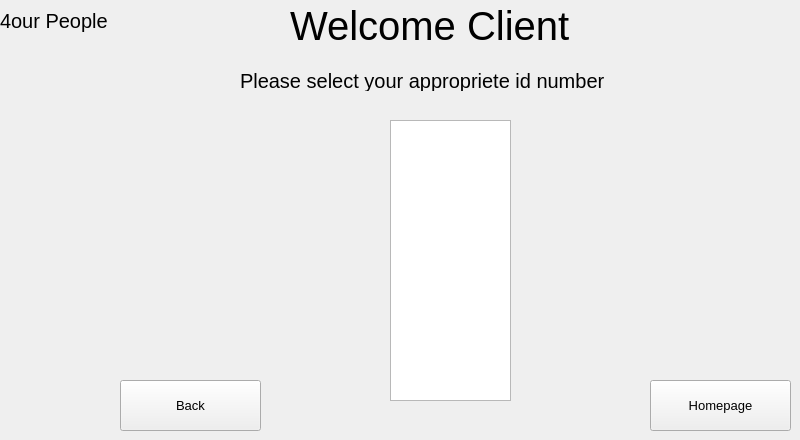
    <widget class="QWidget" name="page_17">
     <widget class="QLabel" name="label_156">
      <property name="geometry">
       <rect>
        <x>0</x>
        <y>0</y>
        <width>121</width>
        <height>41</height>
       </rect>
      </property>
      <property name="font">
       <font>
        <pointsize>15</pointsize>
       </font>
      </property>
      <property name="text">
       <string>4our People</string>
      </property>
     </widget>
     <widget class="QLabel" name="label_157">
      <property name="geometry">
       <rect>
        <x>290</x>
        <y>0</y>
        <width>321</width>
        <height>51</height>
       </rect>
      </property>
      <property name="font">
       <font>
        <pointsize>30</pointsize>
       </font>
      </property>
      <property name="text">
       <string>Welcome Client</string>
      </property>
     </widget>
     <widget class="QLabel" name="label_158">
      <property name="geometry">
       <rect>
        <x>240</x>
        <y>70</y>
        <width>421</width>
        <height>21</height>
       </rect>
      </property>
      <property name="font">
       <font>
        <pointsize>15</pointsize>
       </font>
      </property>
      <property name="text">
       <string>Please select your appropriete id number</string>
      </property>
     </widget>
     <widget class="QListView" name="listView_10">
      <property name="geometry">
       <rect>
        <x>390</x>
        <y>120</y>
        <width>121</width>
        <height>281</height>
       </rect>
      </property>
     </widget>
     <widget class="QPushButton" name="pushButton_88">
      <property name="geometry">
       <rect>
        <x>120</x>
        <y>380</y>
        <width>141</width>
        <height>51</height>
       </rect>
      </property>
      <property name="font">
       <font>
        <pointsize>10</pointsize>
       </font>
      </property>
      <property name="text">
       <string>Back</string>
      </property>
     </widget>
     <widget class="QPushButton" name="pushButton_89">
      <property name="geometry">
       <rect>
        <x>650</x>
        <y>380</y>
        <width>141</width>
        <height>51</height>
       </rect>
      </property>
      <property name="font">
       <font>
        <pointsize>10</pointsize>
       </font>
      </property>
      <property name="text">
       <string>Homepage</string>
      </property>
     </widget>
    </widget>
